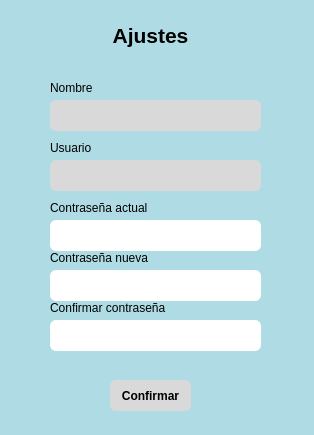
<?xml version="1.0" encoding="UTF-8"?>
<ui version="4.0">
 <class>MainWindow</class>
 <widget class="QMainWindow" name="MainWindow">
  <property name="geometry">
   <rect>
    <x>0</x>
    <y>0</y>
    <width>314</width>
    <height>435</height>
   </rect>
  </property>
  <property name="windowTitle">
   <string>MainWindow</string>
  </property>
  <property name="styleSheet">
   <string notr="true">background-color: #afdce4;
</string>
  </property>
  <widget class="QWidget" name="centralwidget">
   <widget class="QLabel" name="label">
    <property name="geometry">
     <rect>
      <x>50</x>
      <y>80</y>
      <width>91</width>
      <height>16</height>
     </rect>
    </property>
    <property name="text">
     <string>Nombre</string>
    </property>
    <property name="textFormat">
     <enum>Qt::TextFormat::AutoText</enum>
    </property>
    <property name="alignment">
     <set>Qt::AlignmentFlag::AlignLeading|Qt::AlignmentFlag::AlignLeft|Qt::AlignmentFlag::AlignVCenter</set>
    </property>
   </widget>
   <widget class="QLabel" name="label_2">
    <property name="geometry">
     <rect>
      <x>50</x>
      <y>140</y>
      <width>101</width>
      <height>16</height>
     </rect>
    </property>
    <property name="text">
     <string>Usuario</string>
    </property>
    <property name="textFormat">
     <enum>Qt::TextFormat::AutoText</enum>
    </property>
    <property name="alignment">
     <set>Qt::AlignmentFlag::AlignLeading|Qt::AlignmentFlag::AlignLeft|Qt::AlignmentFlag::AlignVCenter</set>
    </property>
   </widget>
   <widget class="QLabel" name="label_3">
    <property name="geometry">
     <rect>
      <x>50</x>
      <y>200</y>
      <width>121</width>
      <height>16</height>
     </rect>
    </property>
    <property name="text">
     <string>Contraseña actual</string>
    </property>
    <property name="textFormat">
     <enum>Qt::TextFormat::AutoText</enum>
    </property>
    <property name="alignment">
     <set>Qt::AlignmentFlag::AlignLeading|Qt::AlignmentFlag::AlignLeft|Qt::AlignmentFlag::AlignVCenter</set>
    </property>
   </widget>
   <widget class="QLabel" name="label_4">
    <property name="geometry">
     <rect>
      <x>50</x>
      <y>250</y>
      <width>121</width>
      <height>16</height>
     </rect>
    </property>
    <property name="text">
     <string>Contraseña nueva</string>
    </property>
    <property name="textFormat">
     <enum>Qt::TextFormat::AutoText</enum>
    </property>
    <property name="alignment">
     <set>Qt::AlignmentFlag::AlignLeading|Qt::AlignmentFlag::AlignLeft|Qt::AlignmentFlag::AlignVCenter</set>
    </property>
   </widget>
   <widget class="QLabel" name="label_5">
    <property name="geometry">
     <rect>
      <x>50</x>
      <y>300</y>
      <width>131</width>
      <height>16</height>
     </rect>
    </property>
    <property name="text">
     <string>Confirmar contraseña</string>
    </property>
    <property name="textFormat">
     <enum>Qt::TextFormat::AutoText</enum>
    </property>
    <property name="alignment">
     <set>Qt::AlignmentFlag::AlignLeading|Qt::AlignmentFlag::AlignLeft|Qt::AlignmentFlag::AlignVCenter</set>
    </property>
   </widget>
   <widget class="QLabel" name="lblNombre">
    <property name="geometry">
     <rect>
      <x>50</x>
      <y>100</y>
      <width>211</width>
      <height>31</height>
     </rect>
    </property>
    <property name="styleSheet">
     <string notr="true">background-color: #d9d9d9;
border-radius: 6px;
padding: 5px;</string>
    </property>
    <property name="text">
     <string/>
    </property>
   </widget>
   <widget class="QPushButton" name="btnConfirmar">
    <property name="geometry">
     <rect>
      <x>110</x>
      <y>380</y>
      <width>81</width>
      <height>31</height>
     </rect>
    </property>
    <property name="font">
     <font>
      <bold>true</bold>
     </font>
    </property>
    <property name="styleSheet">
     <string notr="true">background-color: #d9d9d9;
border-radius: 6px;
padding: 5px;
</string>
    </property>
    <property name="text">
     <string>Confirmar</string>
    </property>
   </widget>
   <widget class="QLabel" name="lblUsuario">
    <property name="geometry">
     <rect>
      <x>50</x>
      <y>160</y>
      <width>211</width>
      <height>31</height>
     </rect>
    </property>
    <property name="styleSheet">
     <string notr="true">background-color: #d9d9d9;
border-radius: 6px;
padding: 5px;</string>
    </property>
    <property name="text">
     <string/>
    </property>
   </widget>
   <widget class="QLineEdit" name="txtContrasenaActual">
    <property name="geometry">
     <rect>
      <x>50</x>
      <y>220</y>
      <width>211</width>
      <height>31</height>
     </rect>
    </property>
    <property name="styleSheet">
     <string notr="true">background-color: white;
border-radius: 6px;
padding: 5px;</string>
    </property>
   </widget>
   <widget class="QLineEdit" name="txtNuevaContrasena">
    <property name="geometry">
     <rect>
      <x>50</x>
      <y>270</y>
      <width>211</width>
      <height>31</height>
     </rect>
    </property>
    <property name="styleSheet">
     <string notr="true">background-color: white;
border-radius: 6px;
padding: 5px;</string>
    </property>
   </widget>
   <widget class="QLineEdit" name="txtConfirmarContrasena">
    <property name="geometry">
     <rect>
      <x>50</x>
      <y>320</y>
      <width>211</width>
      <height>31</height>
     </rect>
    </property>
    <property name="styleSheet">
     <string notr="true">background-color: white;
border-radius: 6px;
padding: 5px;</string>
    </property>
   </widget>
   <widget class="QLabel" name="label_6">
    <property name="geometry">
     <rect>
      <x>100</x>
      <y>20</y>
      <width>101</width>
      <height>31</height>
     </rect>
    </property>
    <property name="font">
     <font>
      <pointsize>16</pointsize>
      <bold>true</bold>
     </font>
    </property>
    <property name="text">
     <string>Ajustes</string>
    </property>
    <property name="alignment">
     <set>Qt::AlignmentFlag::AlignCenter</set>
    </property>
   </widget>
  </widget>
 </widget>
 <resources/>
 <connections/>
</ui>
